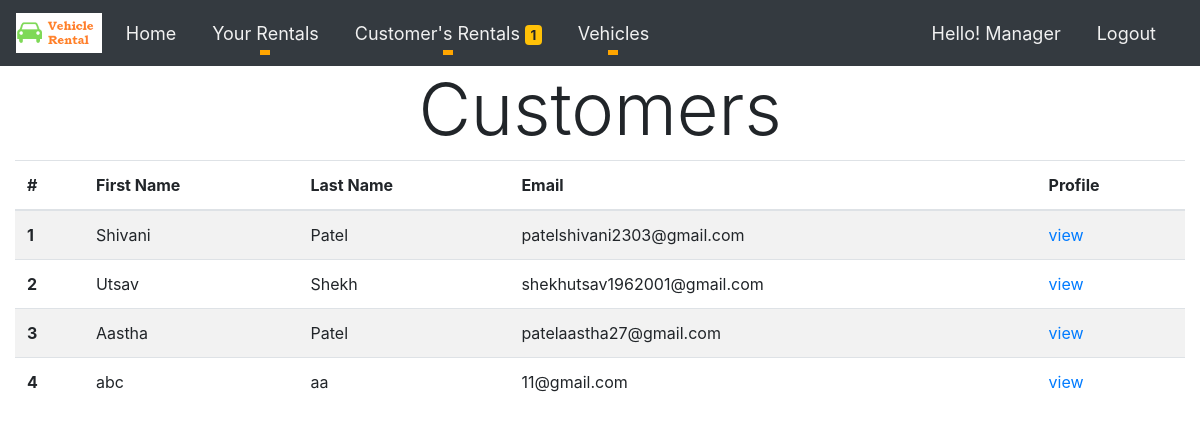
/Manager/AllCustomers/ (signed in), run on the app's committed database.
### Manager/models.py (models this page shows, shortened)
class Manager(models.Model):
    Manager_id = models.AutoField
    Manager_firstname = models.CharField(max_length=60)
    Manager_lastname = models.CharField(max_length=60)
    Manager_address = models.CharField(max_length=600)
    Manager_email = models.CharField(max_length=100)
    Manager_password = models.CharField(max_length=32)
    Manager_dob = models.DateField()
    Manager_mobileno = models.CharField(max_length=10)
    Manager_gender = models.CharField(max_length=15)
    Manager_license = models.ImageField(upload_to='img/Manager_License/')
    Manager_agency = models.CharField(max_length=100,default="Fast Rentals")
    Manager_city = models.CharField(max_length=30)
    Manager_state = models.CharField(max_length=30)
    Manager_country = models.CharField(max_length=30)
    Manager_pincode = models.IntegerField()
    isOwner = models.BooleanField(default=False)

### CustomerHome/models.py (models this page shows, shortened)
class Customer(models.Model):
    customer_id = models.AutoField
    customer_firstname = models.CharField(max_length=60)
    customer_lastname = models.CharField(max_length=60)
    customer_address = models.CharField(max_length=600)
    customer_email = models.CharField(max_length=100)
    customer_password = models.CharField(max_length=32)
    customer_dob = models.DateField()
    customer_mobileno = models.CharField(max_length=10)
    customer_gender = models.CharField(max_length=15)
    customer_license = models.ImageField(upload_to='img/Customer_License/')
    customer_city = models.CharField(max_length=30)
    customer_state = models.CharField(max_length=30)
    customer_country = models.CharField(max_length=30)
    customer_pincode = models.IntegerField()

### Manager/views.py (the view)
# urls.py: path('AllCustomers/',views.AllCustomers, name="AllCustomers"),
def AllCustomers(request):
    if('user_email' not in request.session):
        return redirect('/signin/')
    manager_email = request.session.get('user_email')
    manager = Manager.objects.get(Manager_email=manager_email)
    customer = Customer.objects.all()
    no_of_pending_request=count_pending_rent_request()
    return render(request,"Manager_All_Customers.html",{'customer':customer,'manager':manager,'no_of_pending_request':no_of_pending_request})

### Manager/views.py (called while the page is built)
def count_pending_rent_request():
    no_of_pending_request=0
    rentvehicle = RentVehicle.objects.all()
    for rv in rentvehicle:
        if rv.request_status == "Pending":
            no_of_pending_request+=1
    return no_of_pending_request

### Manager/templates/Manager_All_Customers.html (shortened to what this page needs)
{%extends 'Only_manager_navbar.html'%} {% load static %}
    {% block name %}{{manager.Manager_firstname}}{%endblock%} {% block pagecontent %}
    <h1 class="display-3" style="text-align: center;">Customers</h1>
    <table class="table table-striped">
        <thead>
            <tr>
                <th scope="col">#</th>
                <th scope="col">First Name</th>
                <th scope="col">Last Name</th>
                <th scope="col">Email</th>
                <th scope="col">Profile</th>
            </tr>
        </thead>
        <tbody>
            {% for value in customer %}
            <tr>
                <th scope="row">{{forloop.counter}}</th>
                <td>{{value.customer_firstname}}</td>
                <td>{{value.customer_lastname}}</td>
                <td>{{value.customer_email}}</td>
                <td><a href="{% url 'ManagerCustomerProfile' value.customer_email%}">view</a></td>
            </tr>
            {% endfor %}
        </tbody>
    </table>
    {% endblock pagecontent %}

### data on the page
Manager: Manager_firstname "Manager"
Customer: customer_firstname "Shivani", customer_lastname "Patel", customer_email "patelshivani2303@gmail.com"
Customer: customer_firstname "Utsav", customer_lastname "Shekh", customer_email "shekhutsav1962001@gmail.com"
Customer: customer_firstname "Aastha", customer_lastname "Patel", customer_email "patelaastha27@gmail.com"
Customer: customer_firstname "abc", customer_lastname "aa", customer_email "11@gmail.com"

### other printed values
{{ no_of_pending_request }} "1"
